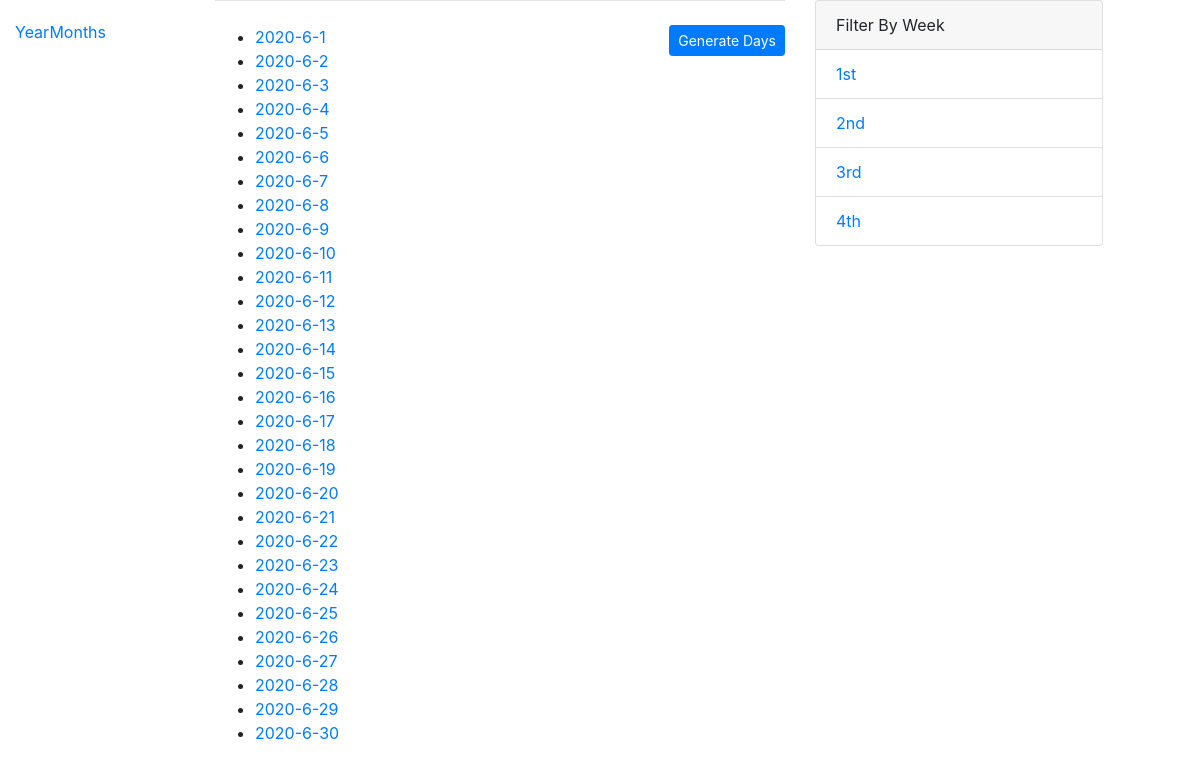
The page /times/month_detail/1 on the database its author committed.
### times/models.py (models this page shows, shortened)
class Day(models.Model):
    year_month = models.ForeignKey('YearMonth', on_delete=models.SET_NULL, null=True)
    recorder = models.ForeignKey(
        User, on_delete=models.SET_NULL, null=True, blank=True)
    day_name = models.CharField(max_length=200)
    time_entry = models.DecimalField(decimal_places=2, max_digits=6, blank=True)
    pub_date = models.DateField()
    begin_time = models.TimeField()

### times/views.py (the view)
class MonthDetailView(generic.DetailView):
    model = YearMonth
    def get_context_data(self, **kwargs):
        context = super(MonthDetailView, self).get_context_data(**kwargs)
        context['day_list'] = Day.objects.filter(year_month=self.object).extra(
            select={'day_number': 'CAST(day_name AS INTEGER)'}
        ).order_by('day_number')
        return context

### times/templatetags/filters_extras.py (called while the page is built)
@register.filter
@stringfilter
def reverse(value):
    return '-'.join(value.split('/')[::-1])

### times/templates/times/yearmonth_detail.html
{% extends "base_generic.html" %}
{% load crispy_forms_tags %}
{% load filters_extras %}
{% block content %}
    <a href="{% url 'times:generate_days' yearmonth.pk 6 %}" class="btn btn-sm btn-primary float-right">Generate Days</a>
    {% if day_list %}
        <ul>
        {% for day in day_list %}
            <li><a href="{% url 'times:day_detail' day.pk%}">{{ day.day_name|reverse }}</a></li>
        {% endfor %}
        </ul>
    {% else %}
        <p>No days are available.</p>
    {% endif %}
{% endblock %}
{% block filter %}
    <div class="card" style="width: 18rem;">
        <div class="card-header">
            Filter By Week
        </div>
        <ul class="list-group list-group-flush">
            <li class="list-group-item"><a href="{% url 'times:week_detail' yearmonth.pk 0%}">1st</a></li>
            <li class="list-group-item"><a href="{% url 'times:week_detail' yearmonth.pk 1%}">2nd</a></li>
            <li class="list-group-item"><a href="{% url 'times:week_detail' yearmonth.pk 2%}">3rd</a></li>
            <li class="list-group-item"><a href="{% url 'times:week_detail' yearmonth.pk 3%}">4th</a></li>
        </ul>
    </div>
{% endblock %}

### times/templates/base_generic.html (shortened to what this page needs)
{% load static %}
<!doctype html>
<html lang="en">
  <head>
    <link href="{% static 'bootstrap/css/bootstrap.min.css' %}" rel="stylesheet">
    {% load static %}
    <link rel="stylesheet" href="{% static 'css/styles.css' %}">
    <link rel="stylesheet" href="{% static 'js/Chart.min.js' %}">
  </head>
  <body>
      <div class="container-fluid">
        <div class="row">
          <div class="col-2">
            {% block sidebar %}
              <ul class="sidebar-nav">
                <li><a href="{% url 'times:year_months'%}">YearMonths</a></li>
              </ul>
            {% endblock %}
          </div>
          <div class="col-6">
            {% block content %}{% endblock %}
          </div>
          <div class="col-4">
            {% block filter %}{% endblock %}
          </div>
        </div>
      </div>
  </body>
</html>

### times/static/css/styles.css (style rules this page uses)
.sidebar-nav { margin-top: 20px; padding: 0; list-style: none; }

### rows shown on the page
Day: day_name|reverse "2020-6-1"
Day: day_name|reverse "2020-6-2"
Day: day_name|reverse "2020-6-3"
Day: day_name|reverse "2020-6-4"
Day: day_name|reverse "2020-6-5"
Day: day_name|reverse "2020-6-6"
Day: day_name|reverse "2020-6-7"
Day: day_name|reverse "2020-6-8"
Day: day_name|reverse "2020-6-9"
Day: day_name|reverse "2020-6-10"
Day: day_name|reverse "2020-6-11"
Day: day_name|reverse "2020-6-12"
Day: day_name|reverse "2020-6-13"
Day: day_name|reverse "2020-6-14"
Day: day_name|reverse "2020-6-15"
Day: day_name|reverse "2020-6-16"
Day: day_name|reverse "2020-6-17"
Day: day_name|reverse "2020-6-18"
Day: day_name|reverse "2020-6-19"
Day: day_name|reverse "2020-6-20"
Day: day_name|reverse "2020-6-21"
Day: day_name|reverse "2020-6-22"
Day: day_name|reverse "2020-6-23"
Day: day_name|reverse "2020-6-24"
Day: day_name|reverse "2020-6-25"
Day: day_name|reverse "2020-6-26"
Day: day_name|reverse "2020-6-27"
Day: day_name|reverse "2020-6-28"
Day: day_name|reverse "2020-6-29"
Day: day_name|reverse "2020-6-30"
